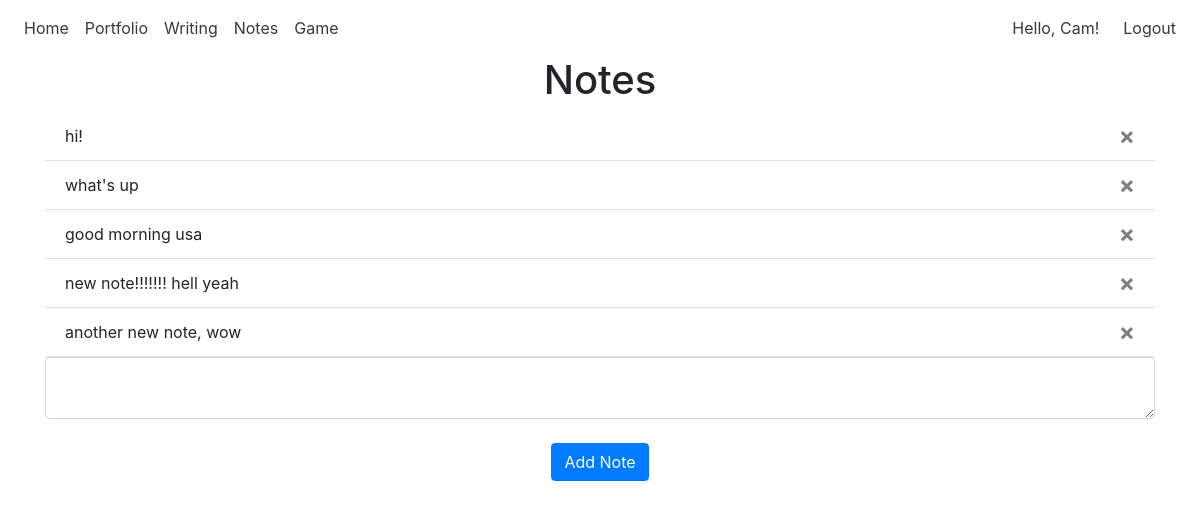
Screenshot of /notes (signed in) with the database file from the repository.
### website/models.py (models this page shows)
class User(db.Model, UserMixin):
    id = db.Column(db.Integer, primary_key=True)
    email = db.Column(db.String(150), unique=True)
    password = db.Column(db.String(150))
    first_name = db.Column(db.String(150))
    notes = db.relationship('Note')

class Note(db.Model):
    id = db.Column(db.Integer, primary_key=True)
    data = db.Column(db.String(10000))
    date = db.Column(db.DateTime(timezone=True), default=func.now())
    user_id = db.Column(db.Integer, db.ForeignKey('user.id'))

### website/views.py (the view, shortened to what this page needs)
@views.route('/notes', methods=['GET', 'POST'])
@login_required
def notes():
    return render_template("notes.html", user=current_user)

### website/__init__.py (called while the page is built)
def create_app():
    app = Flask(__name__)
    app.config['SECRET_KEY'] = 'thisisthesecretkeyabdahdajf'
    app.config['SQLALCHEMY_DATABASE_URI'] = f'sqlite:///{path.join(app.root_path, DB_NAME)}'
    db.init_app(app)
    from .views import views
    from .auth import auth
    app.register_blueprint(views, url_prefix='/')
    app.register_blueprint(auth, url_prefix='/')
    from .models import User, Note
    create_database(app)
    login_manager = LoginManager()
    login_manager.login_view = 'auth.login'
    login_manager.init_app(app)
    @login_manager.user_loader
    def load_user(id):
        return User.query.get(int(id))
    return app

### website/templates/notes.html
{% extends "base.html" %} {% block title %}Home{% endblock %}
{% block content %}
<h1 align="center">Notes</h1>
<ul class="list-group list-group-flush" id="notes">
    {% for note in user.notes %}
    <li class="list-group-item">
        {{ note.data }}
        <button type="button" class="close" onClick="deleteNote({{ note.id }})">
            <span aria-hidden="true">&times;</span>
        </button>
    </li>
    {% endfor %}
</ul>
<form method="POST">
    <textarea name="note" id="note" class="form-control"></textarea>
    <br />
    <div align="center">
        <button type="submit" class="btn btn-primary">Add Note</button>
    </div>
</form>
{% endblock %}

### website/templates/base.html (shortened to what this page needs)
<!DOCTYPE html>
<html>
    <head>
        <link rel="stylesheet" href="https://cdn.jsdelivr.net/npm/bootstrap@4.4.1/dist/css/bootstrap.min.css"/>
        <link rel="stylesheet" href="https://cdnjs.cloudflare.com/ajax/libs/font-awesome/5.15.3/css/all.min.css">
    </head>
    <body>
        <nav class="navbar navbar-expand-lg navbar-dark">
            <div class="collapse navbar-collapse" id="navbar">
                <div class="navbar-nav">
                    {% if user.is_authenticated %}
                    <a class="nav-item nav-link text-dark" id="home" href="/">Home</a>
                    <a class="nav-item nav-link text-dark" id="portfolio" href="/portfolio">Portfolio</a>
                    <a class="nav-item nav-link text-dark" id="writing" href="/writing">Writing</a>
                    <a class="nav-item nav-link text-dark" id="notes" href="/notes">Notes</a>
                    <a class="nav-item nav-link text-dark" id="game" href="/game">Game</a>
                    {% endif %}
                </div>
                <div class="navbar-nav ml-auto">
                    {% if user.is_authenticated %}
                    <span class="navbar-text text-dark mr-3">
                        Hello, {{ user.first_name }}!
                    </span>
                    <a class="nav-item nav-link text-dark" id="logout" href="/logout">Logout</a>
                    {% else %}
                    <a class="nav-item nav-link text-dark" id="login" href="/login">Login</a>
                    <a class="nav-item nav-link text-dark" id="sign-up" href="/sign-up">Sign Up</a>
                    {% endif %}
                </div>
            </div>
        </nav>
        <div class="container">
            {% block content %}
            {% endblock %}
        </div>
    </body>
</html>

### rows the page displays
User: first_name "Cam"
Note: data "hi!"
Note: data "what's up"
Note: data "good morning usa"
Note: data "new note!!!!!!! hell yeah"
Note: data "another new note, wow"
